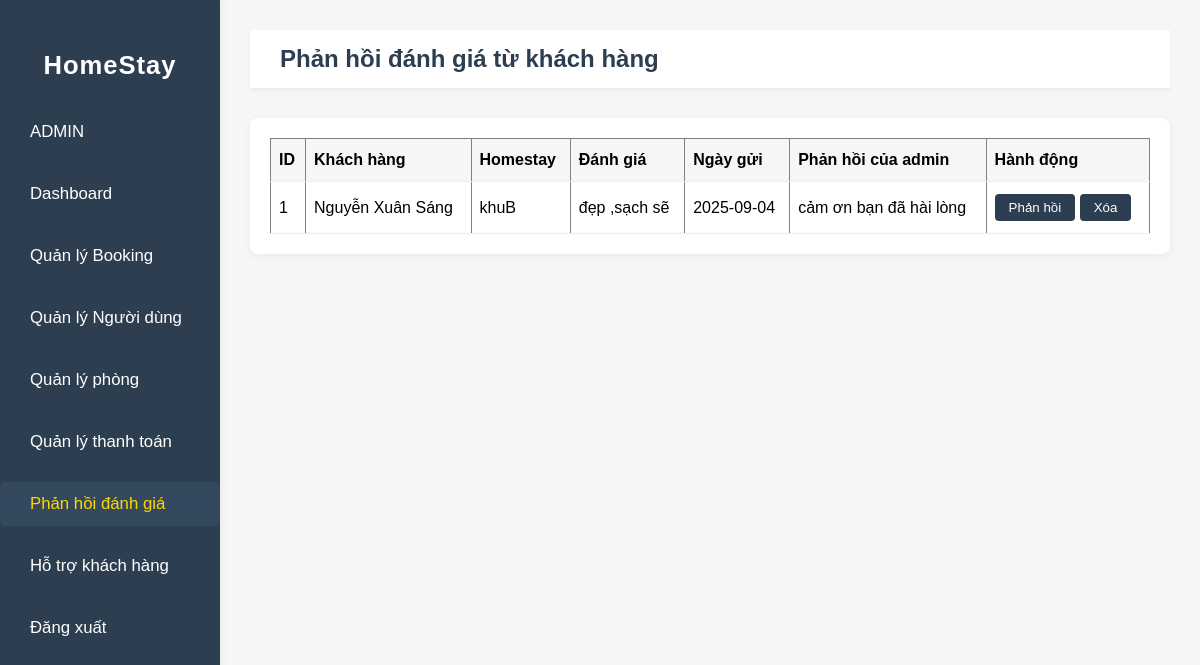
The page /php/review.php on the database its author committed.
### tables this page shows
CREATE TABLE `review` (
  `id` int(11) NOT NULL,
  `custommerName` varchar(100) DEFAULT NULL,
  `homestayName` varchar(50) DEFAULT NULL,
  `reviews` text DEFAULT NULL,
  `dateReview` date DEFAULT NULL,
  `feedback` text DEFAULT NULL
);

### php/review.php (the view, shortened to what this page needs)
<?php
include 'config.php';
?>
<!DOCTYPE html>
<html lang="en">
<head>
    <link rel="stylesheet" href="../style.css">
</head>
<body>
<div class="sidebar">
    <h2>HomeStay</h2>
    <ul>
        <li><a href="admin.php">ADMIN</a></li>
        <li><a href="adminDashboard.php">Dashboard</a></li>
        <li><a href="adminBooking.php">Quản lý Booking</a></li>
        <li><a href="adminUser.php">Quản lý Người dùng</a></li>
        <li><a href="rooms.php">Quản lý phòng</a></li>
        <li><a href="payment.php">Quản lý thanh toán</a></li>
        <li><a href="review.php" class="active">Phản hồi đánh giá</a></li>
        <li><a href="support.php">Hỗ trợ khách hàng</a></li>
        <li><a href="login.html">Đăng xuất</a></li>
    </ul>
</div>
<div class="main">
    <div class="header">
        <h1>Phản hồi đánh giá từ khách hàng</h1>
    </div>
    <div class="table-container">
        <table border="1" cellpadding="8" cellspacing="0">
            <thead>
                <tr>
                    <th>ID</th>
                    <th>Khách hàng</th>
                    <th>Homestay</th>
                    <th>Đánh giá</th>
                    <th>Ngày gửi</th>
                    <th>Phản hồi của admin</th>
                    <th>Hành động</th>
                </tr>
            </thead>
            <tbody>
            <?php
            $result = $conn->query("SELECT * FROM review ORDER BY id DESC");
            if($result->num_rows > 0){
                while($row = $result->fetch_assoc()){
                    echo "<tr>";
                    echo "<td>".$row['id']."</td>";
                    echo "<td>".$row['custommerName']."</td>";
                    echo "<td>".$row['homestayName']."</td>";
                    echo "<td>".$row['reviews']."</td>";
                    echo "<td>".$row['dateReview']."</td>";
                    echo "<td>".$row['feedback']."</td>";
                    echo "<td>
                        <button class='btn' onclick='showReplyForm(".$row['id'].")'>Phản hồi</button>
                        <button class='btn' onclick='deleteReview(".$row['id'].")'>Xóa</button>
                        </td>";
                    echo "</tr>";
                }
            } else {
                echo "<tr><td colspan='7'>Chưa có đánh giá nào</td></tr>";
            }
            ?>
            </tbody>
        </table>
    </div>
</div>
</body>
</html>

### style.css (style rules this page uses)
body { margin: 0; font-family: Arial, sans-serif; background: #f4f6f8; }
.sidebar { width: 220px; background: #2c3e50; color: #fff; min-height: 100vh; position: fixed; left: 0; top: 0; padding: 30px 0 0 0; box-shadow: 2px 0 8px rgba(0,0,0,0.05); }
.sidebar h2 { text-align: center; margin-bottom: 30px; font-size: 1.6rem; letter-spacing: 1px; font-weight: bold; }
.sidebar ul { list-style: none; padding: 0; margin: 0; }
.sidebar ul li { margin: 18px 0; }
.sidebar ul li a { color: #fff; text-decoration: none; padding: 12px 30px; display: block; border-radius: 6px; transition: background 0.2s; font-size: 1.05rem; }
.sidebar ul li a:hover, .sidebar ul li a.active { background: #34495e; color: #ffd700; }
.main { margin-left: 220px; padding: 30px; }
.header { background: #fff; padding: 15px 30px; box-shadow: 0 2px 4px rgba(0,0,0,0.05); margin-bottom: 30px; display: flex; justify-content: space-between; align-items: center; }
.header h1 { margin: 0; font-size: 24px; color: #2d3e50; }
.table-container { background: #fff; padding: 20px; border-radius: 8px; box-shadow: 0 2px 8px rgba(0,0,0,0.05); }
table { width: 100%; border-collapse: collapse; }
th, td { padding: 12px 8px; border-bottom: 1px solid #eee; text-align: left; }
th { background: #f4f6f8; }
.btn { padding: 6px 14px; background: #2d3e50; color: #fff; border: none; border-radius: 4px; cursor: pointer; }

### rows shown on the page
review: id "1", custommerName "Nguyễn Xuân Sáng", homestayName "khuB", reviews "đẹp ,sạch sẽ", dateReview "2025-09-04", feedback "cảm ơn bạn đã hài lòng"
